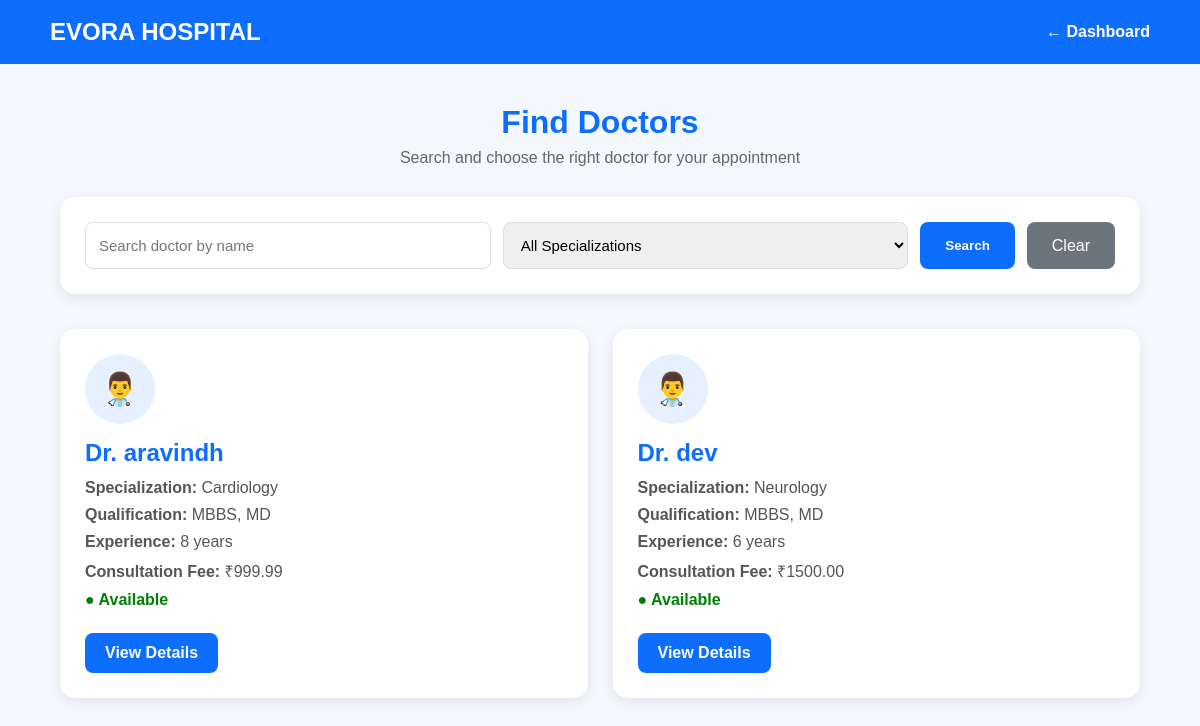
Page /doctor/list/ on the committed database.
### doctors/models.py (models this page shows, shortened)
class Doctor(models.Model):
    SPECIALIZATION_CHOICES = (
        ('cardiology', 'Cardiology'),
        ('dermatology', 'Dermatology'),
        ('neurology', 'Neurology'),
        ('orthopedics', 'Orthopedics'),
        ('pediatrics', 'Pediatrics'),
        ('general', 'General Medicine'),
        ('gynecology', 'Gynecology'),
        ('ent', 'ENT'),
        ('dentistry', 'Dentistry'),
        ('psychiatry', 'Psychiatry'),
    )
    user = models.OneToOneField(
        settings.AUTH_USER_MODEL,
        on_delete=models.CASCADE,
        related_name='doctor_profile'
    )
    specialization = models.CharField(
        max_length=100,
        choices=SPECIALIZATION_CHOICES
    )
    qualification = models.CharField(
        max_length=200
    )
    experience = models.PositiveIntegerField(
        default=0
    )
    consultation_fee = models.DecimalField(
        max_digits=10,
        decimal_places=2,
        default=0
    )
    available_days = models.CharField(
        max_length=200,
        blank=True
    )
    available_time = models.CharField(
        max_length=200,
        blank=True
    )
    is_available = models.BooleanField(
        default=True
    )
    bio = models.TextField(
        blank=True
    )
    created_at = models.DateTimeField(
        auto_now_add=True
    )

### accounts/models.py (models this page shows, shortened)
class User(AbstractUser):
    ROLE_CHOICES = (
        ('patient', 'Patient'),
        ('doctor', 'Doctor'),
        ('admin', 'Admin'),
    )
    phone = models.CharField(
        max_length=15,
        blank=True
    )
    role = models.CharField(
        max_length=20,
        choices=ROLE_CHOICES,
        default='patient'
    )

### doctors/views.py (the view)
def doctor_list(request):
    doctors = Doctor.objects.filter(
        is_available=True
    ).select_related(
        'user'
    )
    specialization = request.GET.get(
        'specialization',
        ''
    ).strip()
    search = request.GET.get(
        'search',
        ''
    ).strip()
    if specialization:
        doctors = doctors.filter(
            specialization=specialization
        )
    if search:
        doctors = doctors.filter(
            user__first_name__icontains=search
        ) | doctors.filter(
            user__last_name__icontains=search
        )
    context = {
        'doctors': doctors,
        'specializations': Doctor.SPECIALIZATION_CHOICES,
        'selected_specialization': specialization,
        'search': search,
    }
    return render(
        request,
        'doctors/doctor_list.html',
        context
    )

### templates/doctors/doctor_list.html (shortened to what this page needs)
<!DOCTYPE html>
<html lang="en">
<head>
</head>
<body>
    <div class="navbar">
        <h2>EVORA HOSPITAL</h2>
        <a href="{% url 'patient_dashboard' %}" class="dashboard-btn">
            ← Dashboard
        </a>
    </div>
    <div class="container">
        <div class="page-title">
            <h1>Find Doctors</h1>
            <p>
                Search and choose the right doctor for your appointment
            </p>
        </div>
        <div class="search-box">
            <form method="GET" class="search-form">
                <input
                    type="text"
                    name="search"
                    placeholder="Search doctor by name"
                    value="{{ search }}"
                >
                <select name="specialization">
                    <option value="">
                        All Specializations
                    </option>
                </select>
                <button type="submit" class="search-btn">
                    Search
                </button>
                <a href="{% url 'doctor_list' %}" class="clear-btn">
                    Clear
                </a>
            </form>
        </div>
        {% if doctors %}
            <div class="doctor-grid">
                {% for doctor in doctors %}
                    <div class="doctor-card">
                        <div class="doctor-icon">
                            👨‍⚕️
                        </div>
                        <h2>
                            Dr.
                            {{ doctor.user.get_full_name|default:doctor.user.username }}
                        </h2>
                        <p>
                            <strong>Specialization:</strong>
                            {{ doctor.get_specialization_display }}
                        </p>
                        <p>
                            <strong>Qualification:</strong>
                            {{ doctor.qualification }}
                        </p>
                        <p>
                            <strong>Experience:</strong>
                            {{ doctor.experience }} years
                        </p>
                        <p>
                            <strong>Consultation Fee:</strong>
                            ₹{{ doctor.consultation_fee }}
                        </p>
                        <p class="available">
                            ● Available
                        </p>
                        <a
                            href="{% url 'doctor_detail' doctor.id %}"
                            class="details-btn"
                        >
                            View Details
                        </a>
                    </div>
                {% endfor %}
            </div>
        {% endif %}
    </div>
</body>
</html>

### templates/doctors/doctor_list.html (style rules this page uses)
* { margin: 0; padding: 0; box-sizing: border-box; }
body { font-family: Arial, sans-serif; background: #f4f7fb; color: #222; }
.navbar { background: #0d6efd; color: white; padding: 18px 50px; display: flex; justify-content: space-between; align-items: center; }
.navbar h2 { font-size: 24px; }
.dashboard-btn { color: white; text-decoration: none; font-weight: bold; }
.container { width: 90%; max-width: 1200px; margin: 40px auto; }
.page-title { text-align: center; margin-bottom: 30px; }
.page-title h1 { color: #0d6efd; margin-bottom: 8px; }
.page-title p { color: #666; }
.search-box { background: white; padding: 25px; border-radius: 15px; box-shadow: 0 4px 15px rgba(0, 0, 0, 0.08); margin-bottom: 35px; }
.search-form { display: flex; gap: 12px; flex-wrap: wrap; }
.search-form input, .search-form select { flex: 1; min-width: 220px; padding: 13px; border: 1px solid #ddd; border-radius: 8px; font-size: 15px; }
.search-btn { padding: 13px 25px; background: #0d6efd; border: none; color: white; border-radius: 8px; cursor: pointer; font-weight: bold; }
.clear-btn { padding: 13px 25px; background: #6c757d; color: white; text-decoration: none; border-radius: 8px; display: inline-flex; align-items: center; }
.doctor-grid { display: grid; grid-template-columns: repeat(auto-fit, minmax(280px, 1fr)); gap: 25px; }
.doctor-card { background: white; padding: 25px; border-radius: 15px; box-shadow: 0 4px 15px rgba(0, 0, 0, 0.08); transition: 0.3s; }
.doctor-icon { width: 70px; height: 70px; background: #e7f0ff; border-radius: 50%; display: flex; align-items: center; justify-content: center; font-size: 32px; margin-bottom: 15px; }
.doctor-card h2 { color: #0d6efd; margin-bottom: 12px; }
.doctor-card p { margin: 9px 0; color: #555; }
.available { color: green !important; font-weight: bold; }
.details-btn { display: inline-block; margin-top: 15px; padding: 11px 20px; background: #0d6efd; color: white; text-decoration: none; border-radius: 8px; font-weight: bold; }

### rows in the picture
Doctor: user.get_full_name "aravindh", specialization "Cardiology", qualification "MBBS, MD", experience "8", consultation_fee "999.99"
Doctor: user.get_full_name "dev", specialization "Neurology", qualification "MBBS, MD", experience "6", consultation_fee "1500.00"
